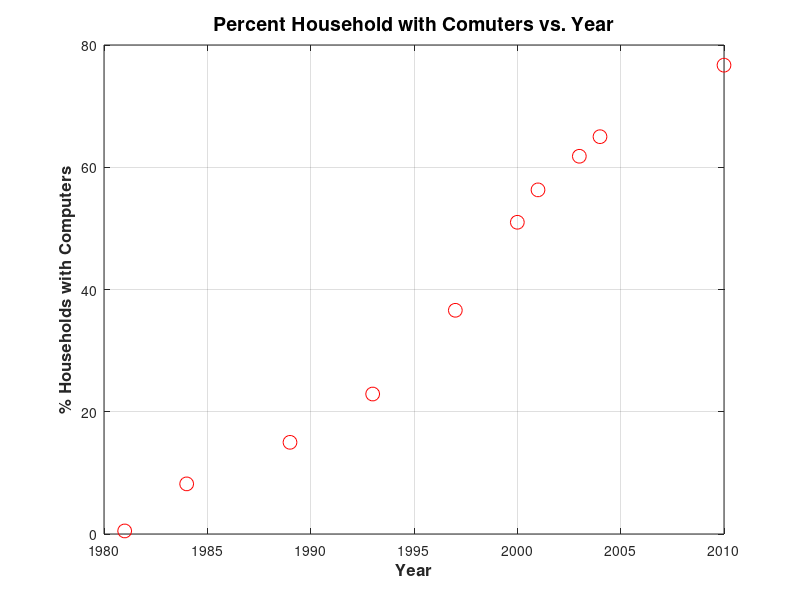
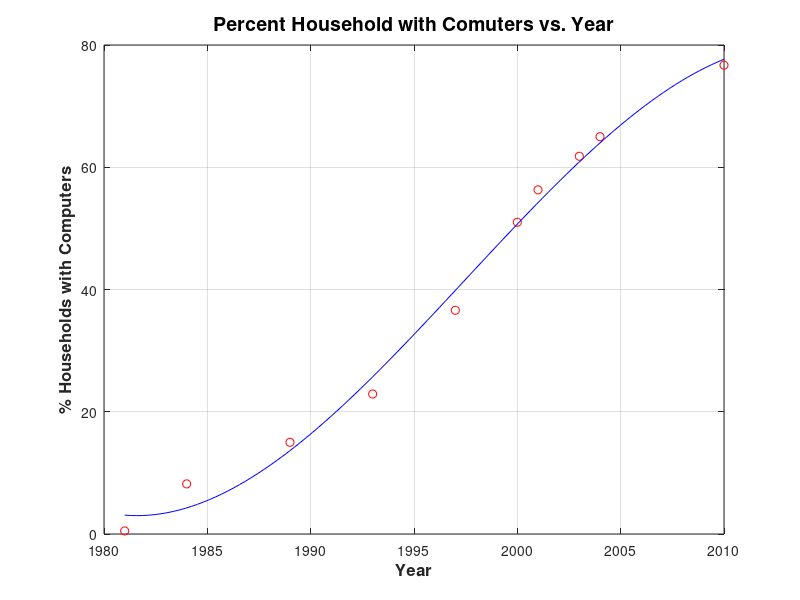
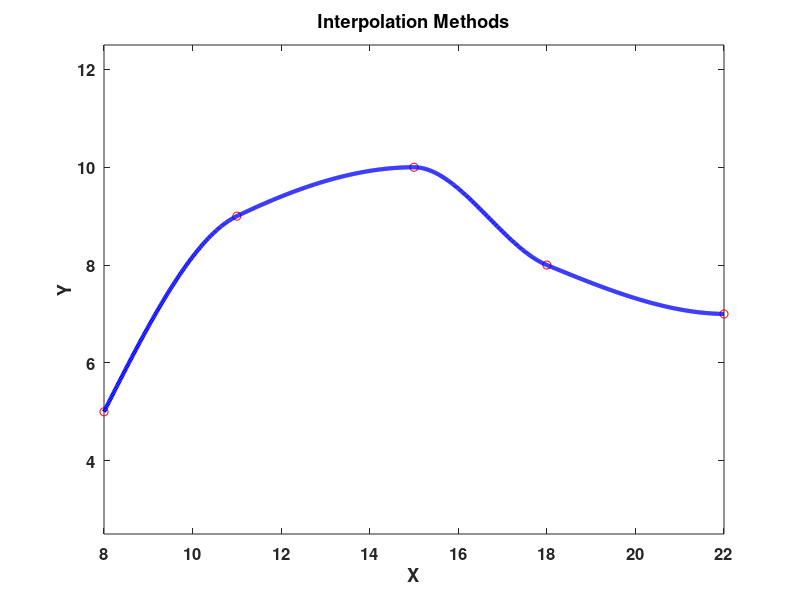
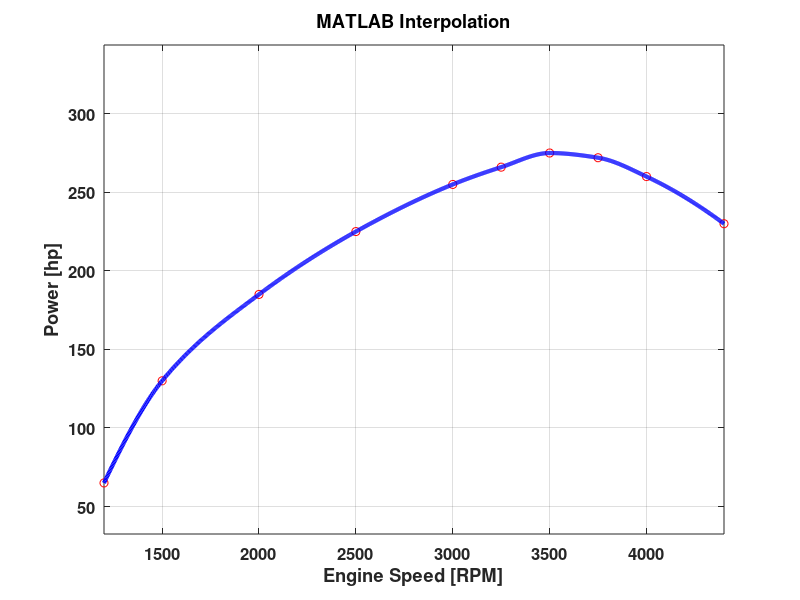

Source code (MATLAB) for these figures, in order: (Note: this script raises an error after producing the figures.)
%% Lecture 16 Examples
clear
clc
close 'all'

%% Example 1
base_year = 1981;
year = [1981,1984, 1989, 1993, 1997,...
    2000, 2001, 2003, 2004, 2010];


pct_w_comp = [0.5, 8.2, 15, 22.9, 36.6, 51,...
    56.3, 61.8, 65, 76.7];

figure(1)
plot(year,pct_w_comp,'ro','markersize',10);
grid on
title('Percent Household with Comuters vs. Year',...
    'fontsize',14,'fontweight','bold');
xlabel('Year','fontsize',12,'fontweight','bold');
ylabel('% Households with Computers','fontsize',12,...
    'fontweight','bold');

year = year-base_year;
m = 3;
p1 = polyfit(year,pct_w_comp,m);

x1 = 2008 - base_year; x2 = 2013 - base_year;

fprintf('Estimated percent ownership in %d is %g percent.\n',...
    x1+base_year, polyval(p1,x1));
fprintf('Estimated percent ownership in %d is %g percent.\n',...
    x2+base_year, polyval(p1,x2));

yearMax = max(year); yearMin = min(year);
N = 100;
Years = linspace(yearMin,yearMax,N);
figure(2)
plot(year+base_year,pct_w_comp,'ro',...
    Years+base_year,polyval(p1,Years),'-b',...
    'markersize',10);
grid on
title('Percent Household with Comuters vs. Year',...
    'fontsize',14,'fontweight','bold');
xlabel('Year','fontsize',12,'fontweight','bold');
ylabel('% Households with Computers','fontsize',12,...
    'fontweight','bold');

%% Example 2
x = [8, 11, 15, 18, 22];
y = [5, 9, 10, 8, 7];

method = 'pchip';

f_int = @(xi) interp1(x,y,xi,method);

xMin = min(x); xMax = max(x); Nx = 1000;
X_space = linspace(xMin, xMax, Nx);

figure(3)
plot(x,y,'ro',...
    X_space,f_int(X_space),'-b',...
    'linewidth',3)
title('Interpolation Methods','fontsize',16,...
    'fontweight','bold');
xlabel('X','fontsize',14,'fontweight','bold');
ylabel('Y','fontsize',14,'fontweight','bold');
set(gca,'fontsize',12,'fontweight','bold');
axis([xMin xMax 0.5*min(y) 1.25*max(y)]);

%% Example 3
x = [1200, 1500, 2000, 2500, 3000,...
    3250, 3500, 3750,4000, 4400];
y = [65, 130, 185, 225, 255, 266,...
    275, 272, 260, 230];

method = 'pchip';

f_int = @(xi) interp1(x,y,xi,method);

xMin = min(x); xMax = max(x); Nx = 1000;
X_space = linspace(xMin, xMax, Nx);

figure(4)
plot(x,y,'ro',...
    X_space,f_int(X_space),'-b',...
    'linewidth',3)
title('MATLAB Interpolation','fontsize',16,...
    'fontweight','bold');
xlabel('Engine Speed [RPM]','fontsize',14,'fontweight','bold');
ylabel('Power [hp]','fontsize',14,'fontweight','bold');
grid on;
set(gca,'fontsize',12,'fontweight','bold');
axis([xMin xMax 0.5*min(y) 1.25*max(y)]);

x1 = 2300;
fprintf('Estimated hp at %d rpm: %g \n',...
    x1, f_int(x1));
x2 = 3650;
fprintf('Estimated hp at %d rpm: %g \n',...
    x2,f_int(x2));

%% Example 4
% load data from FEM analysis
load('fem_data.mat');

figure(5)
scatter3(gcoord(:,1),gcoord(:,2),T,15,T,'filled');

TempField = scatteredInterpolant(gcoord(:,1),gcoord(:,2),T);

xMin = min(gcoord(:,1)); xMax = max(gcoord(:,1));
yMin = min(gcoord(:,2)); yMax = max(gcoord(:,2));

Nx = 200;
Ny = 200;
X = linspace(xMin,xMax,Nx);
Y = linspace(yMin,yMax,Ny);
[XX,YY] = meshgrid(X,Y);
figure(6)
surf(XX,YY,TempField(XX,YY),'edgecolor','none');
title('Temperature Field','fontsize',16,...
    'fontweight','bold')
xlabel('X','fontsize',14,'fontweight','bold');
ylabel('Y','FontSize',14, 'FontWeight','bold');
zlabel('T ^{\circ}C','FontSize',14,'FontWeight','bold');
axis([xMin xMax yMin yMax 400 700]);
